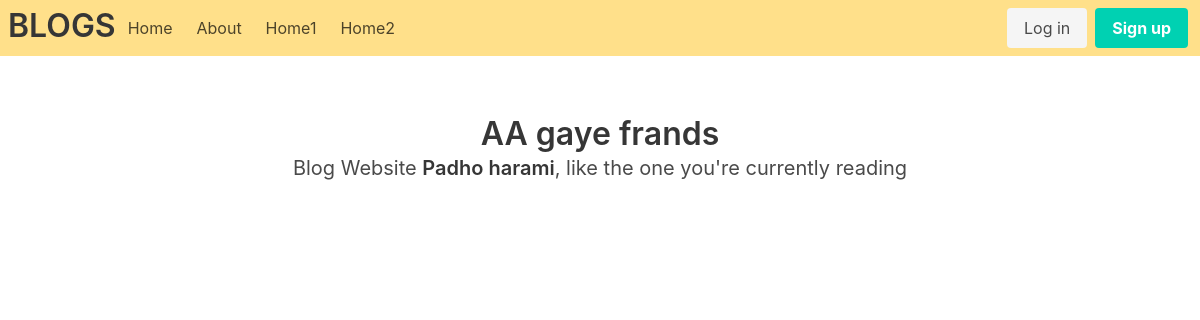
The app's page /, older data.
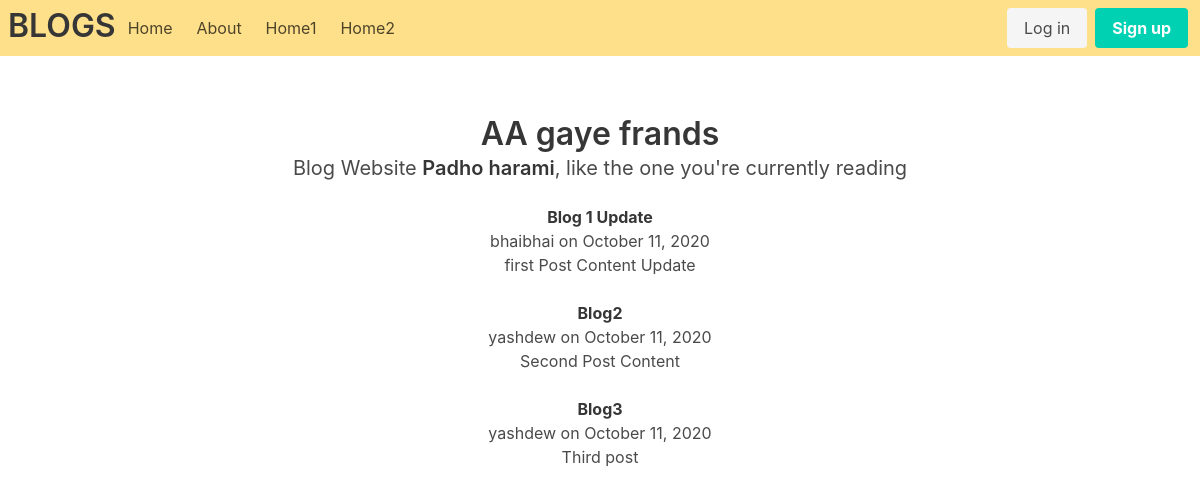
The same page, newer data.
### blogApp/models.py (models this page shows, shortened)
class Post(models.Model):
    title = models.CharField(max_length=100)
    content = models.TextField()
    date_posted = models.DateTimeField(default=timezone.now)
    author = models.ForeignKey(User , on_delete = models.CASCADE)

### blogApp/views.py (the view)
# urls.py: path('', views.home, name='blog-home'),
def home(request):
    context = {
        'posts': Post.objects.all()
    }
    return render(request,'blog/home.html',context)

### blogApp/templates/blog/home.html
{% extends "blog/base.html" %}
{% block content %}
    <section class="section">
        <div class="container ">
            <div class="column has-text-centered">
                <h1 class="title">AA gaye frands</h1>
                <h2 class="subtitle">
                Blog Website <strong>Padho harami</strong>, like the one you're currently reading
                </h2>
                    {% for post in posts %}
                        <h1>
                            <strong>{{post.title}} </strong>
                        </h1>
                        <p>{{post.author}}  on {{post.date_posted|date:"F d, Y"}}</p>
                        <p>{{post.content}}</p>
                        <br>
                    {% endfor %}
            </div>
        </div>
    </section>
{% endblock content %}

### blogApp/templates/blog/base.html (shortened to what this page needs)
{% load static %}
<!DOCTYPE html>
<html lang="en">
<head>
    <link rel="stylesheet" href="https://cdn.jsdelivr.net/npm/bulma@0.9.1/css/bulma.min.css">
</head>
<body>
    <nav class="navbar is-transparent is-warning ">
        <div class="navbar-brand">
            <a href="{% url 'blog-home' %}">
                <h1 class="title is-3 is-spaced ml-2 mt-2">BLOGS</h1>
            </a>
        </div>
        <div id="navbarExampleTransparentExample" class="navbar-menu">
          <div class="navbar-start">
            <a class="navbar-item" href="{% url 'blog-home' %}">
                Home
            </a>
            <a class="navbar-item" href="{% url 'blog-about' %}">
                About
            </a>
            <a class="navbar-item" href="#">
                Home1
            </a>
            <a class="navbar-item" href="#">
                Home2
            </a>
          </div>
          <div class="navbar-end">
            <div class="navbar-item">
              <div class="buttons">
                {% if user.is_authenticated %}
                  <a class="button is-light" href="{% url 'profile' %}">
                    Profile
                  </a>
                  <a class="button is-light" href="{% url 'logout' %}">
                    Logout
                  </a>
                {% else %}
                  <a class="button is-light" href="{% url 'login' %}">
                      Log in
                  </a>
                  <a class="button is-primary" href="{% url 'register' %}">
                    <strong>Sign up</strong>
                  </a>
                {% endif %}
              </div>
            </div>
          </div>
        </div>
      </nav>
      {% block content %}
      {% endblock content %}
</body>
  </html>

Row changes from the older to the newer data that the page shows:
added Post: title "Blog 1 Update", author "bhaibhai", date_posted "October 11, 2020", content "first Post Content Update"
added Post: title "Blog2", author "yashdew", date_posted "October 11, 2020", content "Second Post Content"
added Post: title "Blog3", author "yashdew", date_posted "October 11, 2020", content "Third post"
